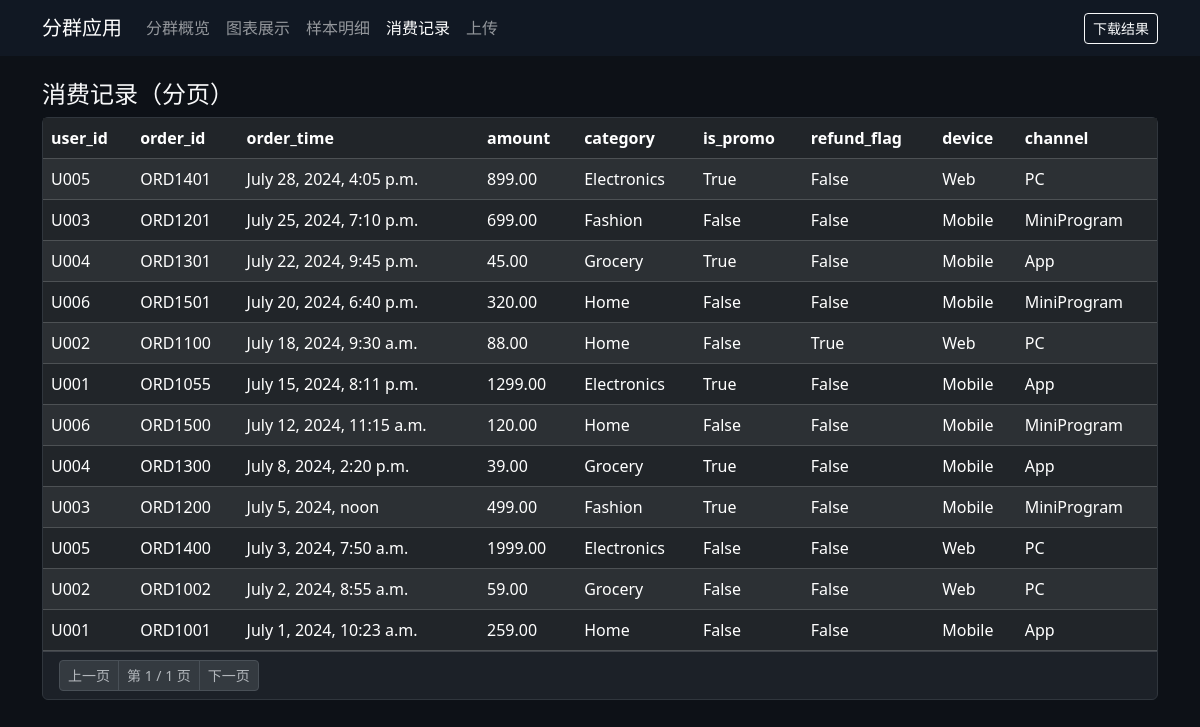
Before: /orders/?page=6 with the older database file.
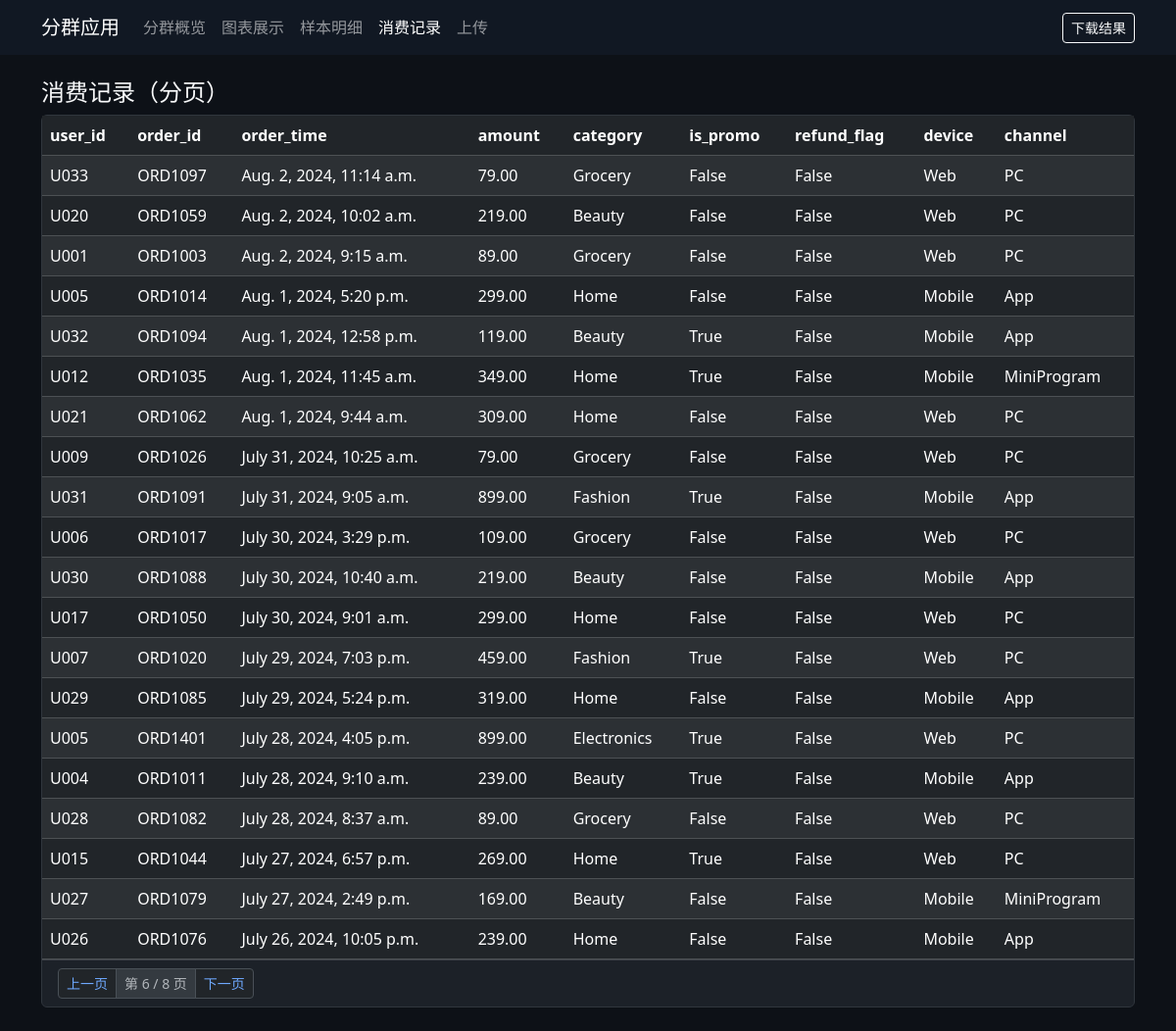
After: the same page with the newer database file.
### segmentation/models.py (models this page shows, shortened)
class OrderRecord(models.Model):
    user_id = models.CharField(max_length=64, db_index=True)
    order_id = models.CharField(max_length=128, unique=True)
    order_time = models.DateTimeField()
    amount = models.DecimalField(max_digits=12, decimal_places=2)
    category = models.CharField(max_length=128, blank=True, default="")
    is_promo = models.BooleanField(default=False)
    refund_flag = models.BooleanField(default=False)
    device = models.CharField(max_length=64, blank=True, default="")
    channel = models.CharField(max_length=64, blank=True, default="")
    created_at = models.DateTimeField(auto_now_add=True)
    class Meta:
        ordering = ["-order_time"]

### segmentation/views.py (the view)
# urls.py: path("orders/", views.orders_view, name="orders"),
def orders_view(request):
    orders_qs = OrderRecord.objects.all().order_by("-order_time")
    paginator = Paginator(orders_qs, 20)
    page_number = request.GET.get("page", 1)
    orders_page = paginator.get_page(page_number)
    return render(
        request,
        "segmentation/orders.html",
        {"orders_page": orders_page, "nav_active": "orders"},
    )

### segmentation/templates/segmentation/orders.html (shortened to what this page needs)
{% extends "segmentation/base.html" %}
{% block content %}
<h4 class="mb-2">消费记录（分页）</h4>
<div class="card">
    <div class="card-body p-0">
        <div class="table-responsive">
            <table class="table table-dark table-striped table-hover mb-0">
                <thead>
                    <tr>
                        <th>user_id</th>
                        <th>order_id</th>
                        <th>order_time</th>
                        <th>amount</th>
                        <th>category</th>
                        <th>is_promo</th>
                        <th>refund_flag</th>
                        <th>device</th>
                        <th>channel</th>
                    </tr>
                </thead>
                <tbody>
                    {% for order in orders_page %}
                    <tr>
                        <td>{{ order.user_id }}</td>
                        <td>{{ order.order_id }}</td>
                        <td>{{ order.order_time }}</td>
                        <td>{{ order.amount }}</td>
                        <td>{{ order.category }}</td>
                        <td>{{ order.is_promo }}</td>
                        <td>{{ order.refund_flag }}</td>
                        <td>{{ order.device }}</td>
                        <td>{{ order.channel }}</td>
                    </tr>
                    {% empty %}
                    <tr><td colspan="9" class="text-center">暂无数据</td></tr>
                    {% endfor %}
                </tbody>
            </table>
        </div>
    </div>
    <div class="card-footer">
        <nav aria-label="orders pagination">
            <ul class="pagination pagination-sm mb-0">
                {% if orders_page.has_previous %}
                <li class="page-item"><a class="page-link" href="?page={{ orders_page.previous_page_number }}">上一页</a></li>
                {% else %}
                <li class="page-item disabled"><span class="page-link">上一页</span></li>
                {% endif %}
                <li class="page-item disabled"><span class="page-link">第 {{ orders_page.number }} / {{ orders_page.paginator.num_pages }} 页</span></li>
                {% if orders_page.has_next %}
                <li class="page-item"><a class="page-link" href="?page={{ orders_page.next_page_number }}">下一页</a></li>
                {% else %}
                <li class="page-item disabled"><span class="page-link">下一页</span></li>
                {% endif %}
            </ul>
        </nav>
    </div>
</div>
{% endblock %}

Changed rows visible on the page:
no longer on this page (row unchanged): OrderRecord: user_id "U003", order_id "ORD1201", order_time "July 25, 2024, 7:10 p.m.", amount "699.00", category "Fashion", is_promo "False", refund_flag "False", device "Mobile", channel "MiniProgram"
no longer on this page (row unchanged): OrderRecord: user_id "U004", order_id "ORD1301", order_time "July 22, 2024, 9:45 p.m.", amount "45.00", category "Grocery", is_promo "True", refund_flag "False", device "Mobile", channel "App"
no longer on this page (row unchanged): OrderRecord: user_id "U006", order_id "ORD1501", order_time "July 20, 2024, 6:40 p.m.", amount "320.00", category "Home", is_promo "False", refund_flag "False", device "Mobile", channel "MiniProgram"
no longer on this page (row unchanged): OrderRecord: user_id "U002", order_id "ORD1100", order_time "July 18, 2024, 9:30 a.m.", amount "88.00", category "Home", is_promo "False", refund_flag "True", device "Web", channel "PC"
no longer on this page (row unchanged): OrderRecord: user_id "U001", order_id "ORD1055", order_time "July 15, 2024, 8:11 p.m.", amount "1299.00", category "Electronics", is_promo "True", refund_flag "False", device "Mobile", channel "App"
no longer on this page (row unchanged): OrderRecord: user_id "U006", order_id "ORD1500", order_time "July 12, 2024, 11:15 a.m.", amount "120.00", category "Home", is_promo "False", refund_flag "False", device "Mobile", channel "MiniProgram"
no longer on this page (row unchanged): OrderRecord: user_id "U004", order_id "ORD1300", order_time "July 8, 2024, 2:20 p.m.", amount "39.00", category "Grocery", is_promo "True", refund_flag "False", device "Mobile", channel "App"
no longer on this page (row unchanged): OrderRecord: user_id "U003", order_id "ORD1200", order_time "July 5, 2024, noon", amount "499.00", category "Fashion", is_promo "True", refund_flag "False", device "Mobile", channel "MiniProgram"
no longer on this page (row unchanged): OrderRecord: user_id "U005", order_id "ORD1400", order_time "July 3, 2024, 7:50 a.m.", amount "1999.00", category "Electronics", is_promo "False", refund_flag "False", device "Web", channel "PC"
no longer on this page (row unchanged): OrderRecord: user_id "U002", order_id "ORD1002", order_time "July 2, 2024, 8:55 a.m.", amount "59.00", category "Grocery", is_promo "False", refund_flag "False", device "Web", channel "PC"
no longer on this page (row unchanged): OrderRecord: user_id "U001", order_id "ORD1001", order_time "July 1, 2024, 10:23 a.m.", amount "259.00", category "Home", is_promo "False", refund_flag "False", device "Mobile", channel "App"
added OrderRecord: user_id "U033", order_id "ORD1097", order_time "Aug. 2, 2024, 11:14 a.m.", amount "79.00", category "Grocery", is_promo "False", refund_flag "False", device "Web", channel "PC"
added OrderRecord: user_id "U020", order_id "ORD1059", order_time "Aug. 2, 2024, 10:02 a.m.", amount "219.00", category "Beauty", is_promo "False", refund_flag "False", device "Web", channel "PC"
added OrderRecord: user_id "U001", order_id "ORD1003", order_time "Aug. 2, 2024, 9:15 a.m.", amount "89.00", category "Grocery", is_promo "False", refund_flag "False", device "Web", channel "PC"
added OrderRecord: user_id "U005", order_id "ORD1014", order_time "Aug. 1, 2024, 5:20 p.m.", amount "299.00", category "Home", is_promo "False", refund_flag "False", device "Mobile", channel "App"
added OrderRecord: user_id "U032", order_id "ORD1094", order_time "Aug. 1, 2024, 12:58 p.m.", amount "119.00", category "Beauty", is_promo "True", refund_flag "False", device "Mobile", channel "App"
added OrderRecord: user_id "U012", order_id "ORD1035", order_time "Aug. 1, 2024, 11:45 a.m.", amount "349.00", category "Home", is_promo "True", refund_flag "False", device "Mobile", channel "MiniProgram"
added OrderRecord: user_id "U021", order_id "ORD1062", order_time "Aug. 1, 2024, 9:44 a.m.", amount "309.00", category "Home", is_promo "False", refund_flag "False", device "Web", channel "PC"
added OrderRecord: user_id "U009", order_id "ORD1026", order_time "July 31, 2024, 10:25 a.m.", amount "79.00", category "Grocery", is_promo "False", refund_flag "False", device "Web", channel "PC"
added OrderRecord: user_id "U031", order_id "ORD1091", order_time "July 31, 2024, 9:05 a.m.", amount "899.00", category "Fashion", is_promo "True", refund_flag "False", device "Mobile", channel "App"
added OrderRecord: user_id "U006", order_id "ORD1017", order_time "July 30, 2024, 3:29 p.m.", amount "109.00", category "Grocery", is_promo "False", refund_flag "False", device "Web", channel "PC"
added OrderRecord: user_id "U030", order_id "ORD1088", order_time "July 30, 2024, 10:40 a.m.", amount "219.00", category "Beauty", is_promo "False", refund_flag "False", device "Mobile", channel "App"
added OrderRecord: user_id "U017", order_id "ORD1050", order_time "July 30, 2024, 9:01 a.m.", amount "299.00", category "Home", is_promo "False", refund_flag "False", device "Web", channel "PC"
added OrderRecord: user_id "U007", order_id "ORD1020", order_time "July 29, 2024, 7:03 p.m.", amount "459.00", category "Fashion", is_promo "True", refund_flag "False", device "Web", channel "PC"
added OrderRecord: user_id "U029", order_id "ORD1085", order_time "July 29, 2024, 5:24 p.m.", amount "319.00", category "Home", is_promo "False", refund_flag "False", device "Mobile", channel "App"
added OrderRecord: user_id "U004", order_id "ORD1011", order_time "July 28, 2024, 9:10 a.m.", amount "239.00", category "Beauty", is_promo "True", refund_flag "False", device "Mobile", channel "App"
added OrderRecord: user_id "U028", order_id "ORD1082", order_time "July 28, 2024, 8:37 a.m.", amount "89.00", category "Grocery", is_promo "False", refund_flag "False", device "Web", channel "PC"
added OrderRecord: user_id "U015", order_id "ORD1044", order_time "July 27, 2024, 6:57 p.m.", amount "269.00", category "Home", is_promo "True", refund_flag "False", device "Web", channel "PC"
added OrderRecord: user_id "U027", order_id "ORD1079", order_time "July 27, 2024, 2:49 p.m.", amount "169.00", category "Beauty", is_promo "False", refund_flag "False", device "Mobile", channel "MiniProgram"
added OrderRecord: user_id "U026", order_id "ORD1076", order_time "July 26, 2024, 10:05 p.m.", amount "239.00", category "Home", is_promo "False", refund_flag "False", device "Mobile", channel "App"
Other visible differences:
{{ orders_page.number }}: "1" → "6"
{{ orders_page.paginator.num_pages }}: "1" → "8"
